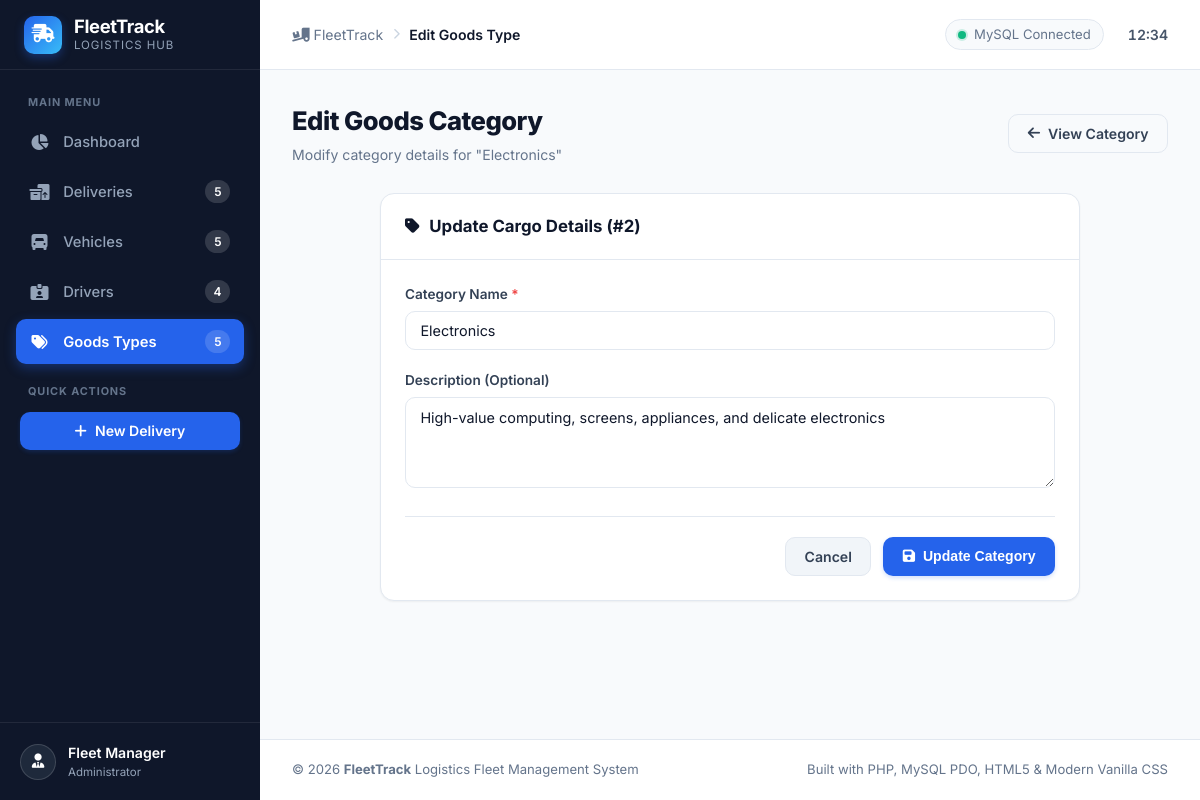
Screenshot of /goods-types/edit.php?id=2 with the database file from the repository.
### tables this page shows
CREATE TABLE `goodstype` (
    `id_goods_type` INT AUTO_INCREMENT PRIMARY KEY,
    `name` VARCHAR(100) NOT NULL UNIQUE,
    `description` VARCHAR(255) DEFAULT NULL
);

### includes/functions.php (called while the page is built, shortened)
<?php
function e(?string $value): string
{
    return htmlspecialchars((string)($value ?? ''), ENT_QUOTES, 'UTF-8');
}
function url(string $path = ''): string
{
    static $base = null;
    if ($base === null) {
        $scriptName = $_SERVER['SCRIPT_NAME'] ?? '';
        $scriptDir = str_replace('\\', '/', dirname($scriptName));
        $subdirs = ['/drivers', '/vehicles', '/deliveries', '/goods-types', '/config', '/includes'];
        $root = $scriptDir;
        foreach ($subdirs as $sub) {
            if (str_ends_with($root, $sub)) {
                $root = substr($root, 0, -strlen($sub));
                break;
            }
        }
        $base = rtrim($root, '/');
    }
    $cleanPath = ltrim($path, '/');
    return ($base === '' ? '' : $base) . '/' . $cleanPath;
}

### goods-types/edit.php (the view, shortened to what this page needs)
<?php
require_once __DIR__ . '/../includes/functions.php';
$pdo = getDBConnection();
$id = filter_input(INPUT_GET, 'id', FILTER_VALIDATE_INT);
$stmt = $pdo->prepare("SELECT * FROM goodstype WHERE id_goods_type = ?");
$stmt->execute([$id]);
$goodsType = $stmt->fetch();
$errors = [];
$formData = [
    'name'        => $goodsType['name'],
    'description' => $goodsType['description'] ?? '',
];
require_once __DIR__ . '/../includes/header.php';
?>
<div class="page-header">
    <div class="page-title-group">
        <h1>Edit Goods Category</h1>
        <p>Modify category details for "<?= e($goodsType['name']) ?>"</p>
    </div>
    <div class="page-actions">
        <a href="<?= url('goods-types/view.php?id=' . $id) ?>" class="btn btn-outline">
            <i class="fa-solid fa-arrow-left"></i> View Category
        </a>
    </div>
</div>
<div class="card" style="max-width: 700px; margin: 0 auto;">
    <div class="card-header">
        <div class="card-title">
            <i class="fa-solid fa-tag"></i> Update Cargo Details (#<?= e($id) ?>)
        </div>
    </div>
    <div class="card-body">
        <form method="POST" action="<?= url('goods-types/edit.php?id=' . $id) ?>" novalidate>
            <div class="form-group" style="margin-bottom: 1.25rem;">
                <label class="form-label" for="name">Category Name <span class="required">*</span></label>
                <input type="text"
                       id="name"
                       name="name"
                       class="form-control <?= isset($errors['name']) ? 'is-invalid' : '' ?>"
                       value="<?= e($formData['name']) ?>"
                       required>
            </div>
            <div class="form-group">
                <label class="form-label" for="description">Description (Optional)</label>
                <textarea id="description"
                          name="description"
                          rows="4"
                          class="form-control"><?= e($formData['description']) ?></textarea>
            </div>
            <div class="form-actions">
                <a href="<?= url('goods-types/view.php?id=' . $id) ?>" class="btn btn-secondary">Cancel</a>
                <button type="submit" class="btn btn-primary">
                    <i class="fa-solid fa-floppy-disk"></i> Update Category
                </button>
            </div>
        </form>
    </div>
</div>
<?php require_once __DIR__ . '/../includes/footer.php'; ?>

### assets/css/style.css (style rules this page uses)
:root { --primary: #2563eb; --primary-hover: #1d4ed8; --primary-light: #eff6ff; --primary-dark: #1e40af; --success: #10b981; --success-hover: #059669; --success-bg: #ecfdf5; --success-border: #a7f3d0; --warning: #f59e0b; --warning-hover: #d97706; --warning-bg: #fffbeb; --warning-border: #fde68a; --danger: #ef4444; --danger-hover: #dc2626; --danger-bg: #fef2f2; --danger-border: #fecaca; --info: #0284c7; --info-bg: #f0f9ff; --info-border: #bae6fd; --gray-50: #f8fafc; --gray-100: #f1f5f9; --gray-200: #e2e8f0; --gray-300: #cbd5e1; --gray-400: #94a3b8; --gray-500: #64748b; --gray-600: #475569; --gray-700: #334155; --gray-800: #1e293b; --gray-900: #0f172a; --bg-main: #f8fafc; --bg-surface: #ffffff; --text-main: #0f172a; --text-muted: #64748b; --border-color: #e2e8f0; --sidebar-bg: #0f172a; --sidebar-text: #94a3b8; --sidebar-text-active: #ffffff; --sidebar-hover: #1e293b; --sidebar-active-bg: #2563eb; --sidebar-width: 260px; --radius-sm: 6px; --radius-md: 10px; --radius-lg: 14px; --radius-xl: 20px; --radius-full: 9999px; --shadow-sm: 0 1px 2px 0 rgb(0 0 0 / 0.05); --shadow-md: 0 4px 6px -1px rgb(0 0 0 / 0.1), 0 2px 4px -2px rgb(0 0 0 / 0.1); --shadow-lg: 0 10px 15px -3px rgb(0 0 0 / 0.1), 0 4px 6px -4px rgb(0 0 0 / 0.1); --transition: all 0.2s cubic-bezier(0.4, 0, 0.2, 1); }
*, *::before, *::after { box-sizing: border-box; margin: 0; padding: 0; }
body { font-family: 'Inter', system-ui, -apple-system, BlinkMacSystemFont, 'Segoe UI', Roboto, Oxygen, Ubuntu, Cantarell, sans-serif; background-color: var(--bg-main); color: var(--text-main); line-height: 1.5; -webkit-font-smoothing: antialiased; -moz-osx-font-smoothing: grayscale; }
a { color: var(--primary); text-decoration: none; transition: var(--transition); }
.page-header { display: flex; align-items: center; justify-content: space-between; margin-bottom: 1.75rem; flex-wrap: wrap; gap: 1rem; }
.page-title-group h1 { font-size: 1.6rem; font-weight: 800; color: var(--text-main); letter-spacing: -0.02em; }
.page-title-group p { font-size: 0.88rem; color: var(--text-muted); margin-top: 0.2rem; }
.page-actions { display: flex; align-items: center; gap: 0.75rem; }
.btn { display: inline-flex; align-items: center; justify-content: center; gap: 0.5rem; font-size: 0.88rem; font-weight: 600; padding: 0.6rem 1.15rem; border-radius: var(--radius-md); border: 1px solid transparent; cursor: pointer; transition: var(--transition); text-decoration: none; line-height: 1.25; }
.btn-primary { background-color: var(--primary); color: #ffffff; box-shadow: 0 2px 4px rgba(37, 99, 235, 0.2); }
.btn-secondary { background-color: var(--gray-100); color: var(--gray-700); border-color: var(--gray-200); }
.btn-outline { background-color: transparent; color: var(--gray-700); border-color: var(--border-color); }
.card { background-color: var(--bg-surface); border-radius: var(--radius-lg); border: 1px solid var(--border-color); box-shadow: var(--shadow-sm); overflow: hidden; margin-bottom: 1.5rem; }
.card-header { padding: 1.25rem 1.5rem; border-bottom: 1px solid var(--border-color); display: flex; align-items: center; justify-content: space-between; flex-wrap: wrap; gap: 0.75rem; }
.card-title { font-size: 1.05rem; font-weight: 700; color: var(--text-main); display: flex; align-items: center; gap: 0.6rem; }
.card-body { padding: 1.5rem; }
.form-group { display: flex; flex-direction: column; gap: 0.4rem; }
.form-label { font-size: 0.85rem; font-weight: 600; color: var(--gray-700); }
.form-label .required { color: var(--danger); }
.form-control, .form-select, textarea.form-control { width: 100%; padding: 0.65rem 0.9rem; font-size: 0.9rem; font-family: inherit; color: var(--text-main); background-color: #ffffff; border: 1px solid var(--border-color); border-radius: var(--radius-md); transition: var(--transition); outline: none; }
.form-control::placeholder { color: var(--gray-400); }
.form-actions { display: flex; align-items: center; justify-content: flex-end; gap: 0.75rem; margin-top: 1.75rem; padding-top: 1.25rem; border-top: 1px solid var(--border-color); }

### rows the page displays
goodstype: name "Electronics", description "High-value computing, screens, appliances, and delicate electronics"

### other values shown
$navCounts['deliveries'] "5"
$navCounts['vehicles'] "5"
$navCounts['drivers'] "4"
$navCounts['goods-types'] "5"
$pageTitle "Edit Goods Type"
$id "2"
